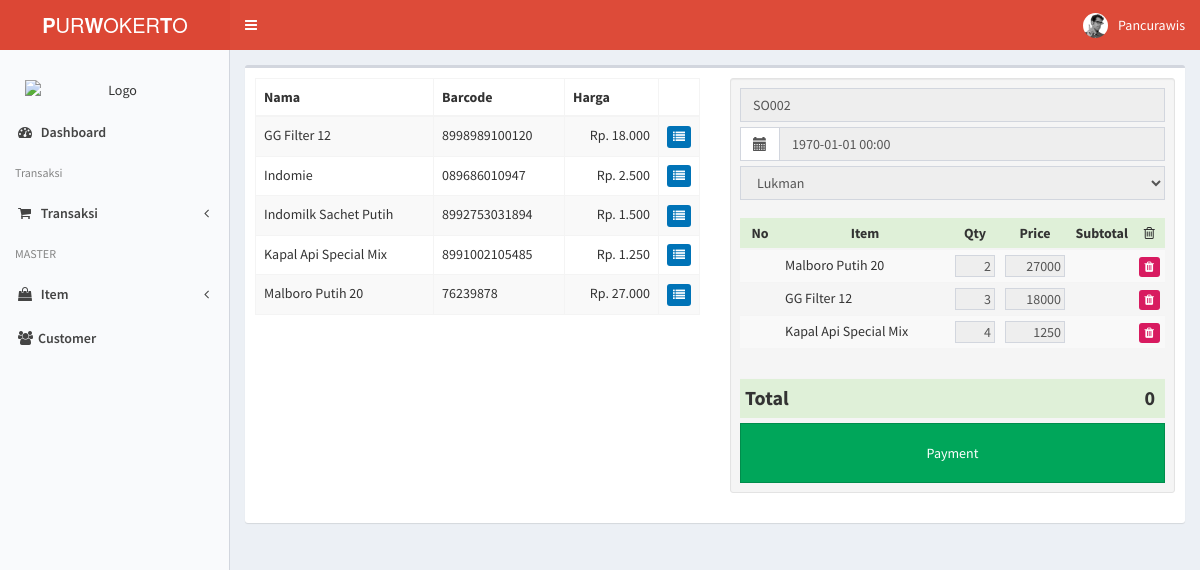
/index.php/SalesOrder/View/2, run on the app's committed database.
### tables this page shows
CREATE TABLE IF NOT EXISTS `item` (
  `id` int(11) NOT NULL AUTO_INCREMENT,
  `barcode` varchar(50) NOT NULL,
  `name` varchar(100) NOT NULL,
  `price` int(11) NOT NULL DEFAULT '0',
  PRIMARY KEY (`id`),
  UNIQUE KEY `barcode` (`barcode`),
  UNIQUE KEY `name` (`name`)
);

CREATE TABLE IF NOT EXISTS `sales_order` (
  `id` int(11) NOT NULL AUTO_INCREMENT,
  `customer_id` int(11) DEFAULT NULL,
  `code` varchar(50) NOT NULL,
  `date` datetime NOT NULL,
  `paid` int(11) NOT NULL DEFAULT '0',
  `note` varchar(1000) NOT NULL DEFAULT '',
  PRIMARY KEY (`id`),
  UNIQUE KEY `code` (`code`),
  KEY `customer_id` (`customer_id`),
  CONSTRAINT `sales_order_ibfk_1` FOREIGN KEY (`customer_id`) REFERENCES `customer` (`id`) ON DELETE SET NULL ON UPDATE CASCADE
);

CREATE TABLE IF NOT EXISTS `sales_order_detail` (
  `id` int(11) NOT NULL AUTO_INCREMENT,
  `sales_order_id` int(11) NOT NULL,
  `item_id` int(11) NOT NULL,
  `quantity` float NOT NULL DEFAULT '0',
  `price` int(11) NOT NULL DEFAULT '0',
  PRIMARY KEY (`id`),
  KEY `sales_order_id` (`sales_order_id`),
  KEY `item_id` (`item_id`),
  CONSTRAINT `sales_order_detail_ibfk_1` FOREIGN KEY (`sales_order_id`) REFERENCES `sales_order` (`id`) ON DELETE CASCADE ON UPDATE CASCADE,
  CONSTRAINT `sales_order_detail_ibfk_2` FOREIGN KEY (`item_id`) REFERENCES `item` (`id`) ON DELETE CASCADE ON UPDATE CASCADE
);

### application/controllers/SalesOrder.php (called while the page is built, shortened)
<?php
class SalesOrder extends CI_Controller
{
	function __construct()
	{
		$this->load->model("SalesOrder_model");
		$this->load->model("Customer_model");
		$this->load->model("Item_model");
	}
	public function View($id)
	{
		$data['message'] = $this->session->flashdata('message');
		$data['tunggal'] = $this->SalesOrder_model->get($id)->row();
		$data['jamak_detail'] = $this->SalesOrder_model->getDetail($id);
		$data['customer'] = $this->Customer_model->getAll();
		$data['item'] = $this->Item_model->getAll();
		$header['judul'] = 'SalesOrder - Lihat';
		$this->load->view('header', $header);
		$this->load->view('SalesOrder/View', $data);
		$this->load->view('footer');
	}
}
?>

### index.php (called while the page is built, shortened)
<?php
require_once BASEPATH.'core/CodeIgniter.php';

### application/models/Item_model.php (called while the page is built, shortened)
<?php
class Item_model extends CI_Model
{
	function getAll()
	{
		$this->db->order_by('name asc');
		$this->db->select("*");
		$this->db->from('item');
		return $this->db->get();
	}
}
?>

### application/models/SalesOrder_model.php (called while the page is built, shortened)
<?php
class SalesOrder_model extends CI_Model
{
	function get($id)
	{
		$this->db->where('id', $id);
		$this->db->select("*");
		$this->db->from("sales_order");
		return $this->db->get();
	}
	function getDetail($id)
	{
		$this->db->order_by('id');
		$this->db->where('sales_order.id', $id);
		$this->db->select("sales_order_detail.*, date, name");
		$this->db->from('sales_order');
		$this->db->join('sales_order_detail', 'sales_order.id = sales_order_detail.sales_order_id', 'left');
		$this->db->join('item', 'item.id = sales_order_detail.item_id', 'left');
		return $this->db->get();
	}
}
?>

### application/models/Customer_model.php (called while the page is built, shortened)
<?php
class Customer_model extends CI_Model
{
	function getAll()
	{
		$this->db->order_by('name asc');
		$this->db->select("customer.*");
		$this->db->from('customer');
		return $this->db->get();
	}
}
?>

### application/views/SalesOrder/View.php (the view, shortened to what this page needs)
<div class="content-wrapper" style="margin-bottom: -30px">
  <section class="content">
    <div class="row">
      <div class="col-xs-12">
        <form class="box" name="frm" onsubmit="return cekform()" enctype="multipart/form-data" method="POST" action="">
          <div class="box-body">
              <div class="row">
              <div class="col-xs-6">
              <table id="example1" class="table table-bordered table-striped">
              <thead>
              <tr>
                <th>Nama</th>
                <th>Barcode</th>
                <th>Harga</th>
                <th style="width:15px"></th>
              </tr>
              </thead>
              <tbody>
              <?php
              foreach($item->result() as $row){
              ?>
                <tr>
                    <td><?= $row->name ?></td>
                    <td><?= $row->barcode ?></td>
                    <td class="text-right">Rp. <?= number_format($row->price, 0, ',', '.') ?></td>
                    <td class="text-right">
                      <a href="#" class="btn bg-blue btn-circle btn-xs" title="Add Item" onclick=""><i class="fa fa-list"></i></a>
                    </td>
                </tr>
              <?php
              }
              ?>
              </tbody>
            </table>
              </div>
                <div class="col-xs-6">
                  <div class="well well-sm">
                    <div class="row" style="margin: 0px;height: 130px">
                      <div class="form-group" style="margin-bottom:5px;">
                        <input type="text" name="code" id="code" class="form-control" placeholder="Code" value="<?= $tunggal->code ?>" disabled >
                      </div>
                      <div class="form-group" style="margin-bottom:5px;">
                        <div class="input-group date" id="date_div" style="width:100%!important;">
                          <span class="input-group-addon">
                            <span class="glyphicon glyphicon-calendar">
                            </span>
                          </span>
                          <input type="text" name="date" id="date" placeholder="Date" value="<?= date("Y-m-d H:i", strtotime($tunggal->code)) ?>" class="form-control" disabled />
                        </div>
                      </div>
                      <div class="form-group" style="margin-bottom:5px;">
                        <select name="customer_id" id="customer_id" class="form-control select2" data-placeholder="Pilih Customer..." style="width:100%!important;" disabled >
                          <?php
                            foreach($customer->result() as $row){
                              if($row->id == $tunggal->customer_id)
                                echo "<option value=\"".$row->id."\" selected>".$row->name."</option>";
                              else
                                echo "<option value=\"".$row->id."\">".$row->name."</option>";
                            }
                          ?>
                        </select>
                      </div>
                    </div>
                    <div class="row">
                      <div class="col-xs-12">
                        <div class="custom_scroll">
                          <table class="table table-striped table-condensed table-hover list-table" id="table-detail" style="margin-bottom: -3px">
                            <thead>
                              <tr class="success">
                                <th style="width: 10%;text-align: center;">No</th>
                                <th style="width: 45%;text-align: center;">Item</th>
                                <th style="width: 10%;text-align: center;">Qty</th>
                                <th style="width: 15%;text-align: center;">Price</th>
                                <th style="width: 15%;text-align: center;">Subtotal</th>
                                <th style="width: 5%;text-align: center;"><i class="fa fa-trash-o"></i></th>
                              </tr>
                            </thead>
                            <tbody>
					  <?php
                            foreach($jamak_detail->result() as $row){
                            ?>
                              <tr>
                                <td style="width: 10%;text-align: center;"><div class="no"></div></td>
                                <td style="width: 45%;">
						    <?= $row->name ?>
                                </td>
                                <td style="width: 10%;text-align: center"><input class="form-control quantity" name="quantity[]" type="text" value="<?= $row->quantity ?>" style="width:40px;height: auto;padding: 0;padding-right: 3px;text-align: right" onchange="calculate_amount" disabled></td>
                                <td style="width: 15%;text-align: center"><input class="form-control price" name="price[]" type="text" value="<?= $row->price ?>" style="width:60px;height: auto;padding: 0;padding-right: 3px;text-align: right" onchange="calculate_amount()" disabled></td>
                                <td style="width: 15%;text-align: right;padding-right: 5px;" class="subtotal"></td>
                                <td style="width: 5%;text-align: right;"><a href="#" class="btn bg-maroon btn-circle btn-sm" onclick="" style="padding: 0px 5px"><i class="fa fa-trash"></i></td>
                              </tr>
					  <?php
					  }
					  ?>
                            </tbody>
                          </table>
                        </div>
                        <table class="table table-striped table-condensed table-hover list-table" style="margin-bottom: 5px">
                          <tr class="success">
                            <td style="font-weight:bold;font-size:20px">Total</td>
                            <td class="text-right" colspan="2" style="font-weight:bold;font-size:20px;padding-right:10px" id="total">0</td>
                          </tr>
                        </table>
                      </div>
                    </div>
                    <div class="row" style="height: 60px">
                      <div class="col-xs-12">
                        <button type="button" class="btn btn-success btn-block btn-flat" style="height:60px;" onclick="show_payment_modal()">Payment</button>
                      </div>
                    </div>
                  </div>
                </div>
              </div>
          </div>
        </form>
      </div>
    </div>
  </section>
</div>

### application/views/header.php (shortened to what this page needs)
<!DOCTYPE html>
<html>
<head>
  <link rel="stylesheet" href="<?php echo base_url()?>assets/bower_components/bootstrap/dist/css/bootstrap.min.css">
  <link rel="stylesheet" href="<?php echo base_url()?>assets/bower_components/font-awesome/css/font-awesome.min.css">
  <link rel="stylesheet" href="<?php echo base_url()?>assets/bower_components/Ionicons/css/ionicons.min.css">
  <link rel="stylesheet" href="<?php echo base_url()?>assets/plugins/iCheck/all.css">
  <link rel="stylesheet" href="<?php echo base_url()?>assets/plugins/timepicker/bootstrap-timepicker.min.css">
  <link rel="stylesheet" href="<?php echo base_url()?>assets/bower_components/select2/dist/css/select2.min.css">
  <link rel="stylesheet" href="<?php echo base_url()?>assets/bower_components/datatables.net-bs/css/dataTables.bootstrap.min.css">
  <link rel="stylesheet" href="<?php echo base_url()?>assets/dist/css/AdminLTE.min.css">
  <link rel="stylesheet" href="<?php echo base_url()?>assets/dist/css/skins/_all-skins.min.css">
  <link rel="stylesheet" href="<?php echo base_url()?>assets/bower_components/select/chosen.css">
  <link rel="stylesheet" href="<?php echo base_url()?>assets/bower_components/bootstrap-datepicker/dist/css/bootstrap-datepicker.min.css">
  <link rel="stylesheet" href="<?php echo base_url()?>assets/bower_components/bootstrap-datetimepicker/css/bootstrap-datetimepicker.css">
</head>
<body class="hold-transition skin-red-light sidebar-mini">
<div class="wrapper">
  <header class="main-header">
    <a href="../../index2.html" class="logo">
      <span class="logo-lg"><b>P</b>UR<b>W</b>OKER<b>T</b>O</span>
    </a>
    <nav class="navbar navbar-static-top">
      <a href="#" class="sidebar-toggle" data-toggle="push-menu" role="button">
      </a>
      <div class="navbar-custom-menu">
        <ul class="nav navbar-nav">
          <li class="dropdown user user-menu">
            <a href="#" class="dropdown-toggle" data-toggle="dropdown">
              <img src="<?php echo base_url()?>assets/dist/img/user2-160x160.jpg" class="user-image" alt="User Image">
              <span class="hidden-xs">Pancurawis</span>
            </a>
          </li>
        </ul>
      </div>
    </nav>
  </header>
  <aside class="main-sidebar">
    <section class="sidebar">
      <div class="user-panel">
        <center>
		  <img src="<?php echo base_url()?>assets/image/logo.png" class="img-responsive" alt="Logo" style="margin-top:20px;width:180px">
		</center>
      </div>
      <ul class="sidebar-menu" data-widget="tree">
        <li>
          <a href="<?=base_url()?>index.php/Dashboard">
            <i class="fa fa-dashboard"></i> <span>Dashboard</span>
          </a>
        </li>
        <li class="header">Transaksi</li>
        <li class="treeview">
          <a href="#">
            <i class="fa fa-shopping-cart"></i>
            <span>Transaksi</span>
            <span class="pull-right-container">
              <i class="fa fa-angle-left pull-right"></i>
            </span>
          </a>
        </li>
        <li class="header">MASTER</li>
        <li class="treeview">
          <a href="#">
            <i class="fa fa-shopping-bag"></i>
            <span>Item</span>
            <span class="pull-right-container">
              <i class="fa fa-angle-left pull-right"></i>
            </span>
          </a>
        </li>
        <li><a href="<?=base_url()?>index.php/Customer"><i class="fa fa-users"></i><span>Customer</span></a></li>
      </ul>
    </section>
  </aside>

### application/views/footer.php (shortened to what this page needs)
</div>
</body>
</html>

### application/views/SalesOrder/View.php (style rules this page uses)
.custom_scroll { min-height: 160px; max-height: 160px; overflow: auto; }

### data on the page
item: name "GG Filter 12", barcode "8998989100120", price "18.000"
item: name "Indomie", barcode "089686010947", price "2.500"
item: name "Indomilk Sachet Putih", barcode "8992753031894", price "1.500"
item: name "Kapal Api Special Mix", barcode "8991002105485", price "1.250"
item: name "Malboro Putih 20", barcode "76239878", price "27.000"
sales_order: code "SO002", date "1970-01-01 00:00"
sales_order_detail: item.name "Malboro Putih 20", quantity "2", price "27000"
sales_order_detail: item.name "GG Filter 12", quantity "3", price "18000"
sales_order_detail: item.name "Kapal Api Special Mix", quantity "4", price "1250"

### other printed values
form field customer_id "Lukman"
